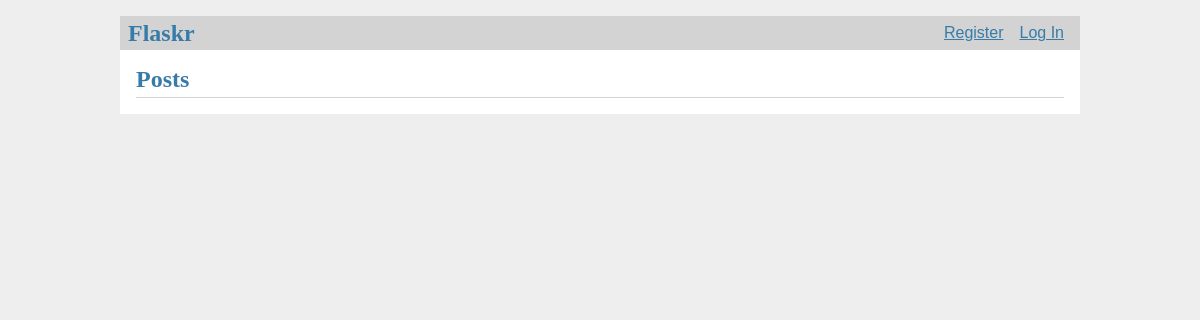
/, run on an earlier commit of the app's database.
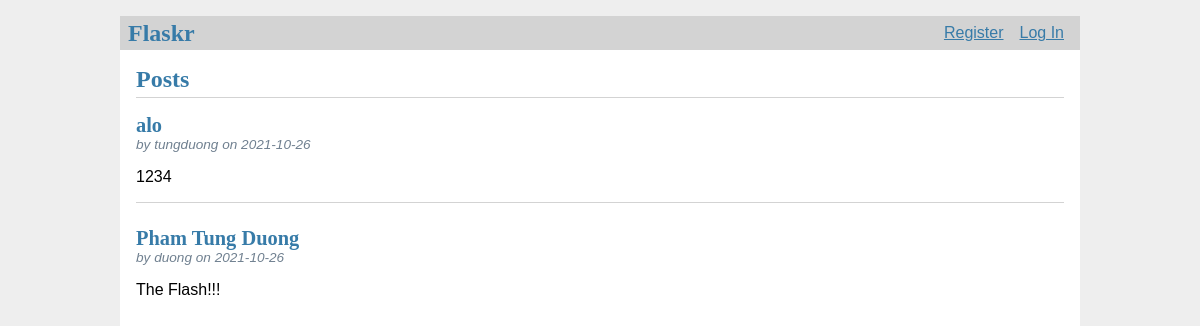
And on a later commit of the database.
### tables this page shows
CREATE TABLE post (
  id INTEGER PRIMARY KEY AUTOINCREMENT,
  author_id INTEGER NOT NULL,
  created TIMESTAMP NOT NULL DEFAULT CURRENT_TIMESTAMP,
  title TEXT NOT NULL,
  body TEXT NOT NULL,
  FOREIGN KEY (author_id) REFERENCES user (id)
);

CREATE TABLE user (
  id INTEGER PRIMARY KEY AUTOINCREMENT,
  username TEXT UNIQUE NOT NULL,
  password TEXT NOT NULL
);

### flaskr/blog.py (the view)
@bp.route('/')
def index():
    db = get_db()
    posts = db.execute(
        'SELECT p.id, title, body, created, author_id, username'
        ' FROM post p JOIN user u ON p.author_id = u.id'
        ' ORDER BY created DESC'
    ).fetchall()
    return render_template('blog/index.html', posts=posts)

### flaskr/auth.py (called while the page is built)
@bp.before_app_request
def load_logged_in_user():
    user_id = session.get('user_id')
    if user_id is None:
        g.user = None
    else:
        g.user = get_db().execute(
            'SELECT * FROM user WHERE id = ?', (user_id,)
        ).fetchone()

### flaskr/db.py (called while the page is built)
def get_db():
    if 'db' not in g:
        g.db = sqlite3.connect(
            current_app.config['DATABASE'],
            detect_types=sqlite3.PARSE_DECLTYPES
        )
        g.db.row_factory = sqlite3.Row
    return g.db

### flaskr/templates/blog/index.html (shortened to what this page needs)
{% extends 'base.html' %}
{% block header %}
  <h1>{% block title %}Posts{% endblock %}</h1>
{% endblock %}
{% block content %}
  {% for post in posts %}
    <article class="post">
      <header>
        <div>
          <h1>{{ post['title'] }}</h1>
          <div class="about">by {{ post['username'] }} on {{ post['created'].strftime('%Y-%m-%d') }}</div>
        </div>
      </header>
      <p class="body">{{ post['body'] }}</p>
    </article>
    {% if not loop.last %}
      <hr>
    {% endif %}
  {% endfor %}
{% endblock %}

### flaskr/templates/base.html (shortened to what this page needs)
<!doctype html>
<link rel="stylesheet" href="{{ url_for('static', filename='style.css') }}">
<nav>
  <h1>Flaskr</h1>
  <ul>
    {% if g.user %}
      <li><span>{{ g.user['username'] }}</span>
      <li><a href="{{ url_for('auth.logout') }}">Log Out</a>
    {% else %}
      <li><a href="{{ url_for('auth.register') }}">Register</a>
      <li><a href="{{ url_for('auth.login') }}">Log In</a>
    {% endif %}
  </ul>
</nav>
<section class="content">
  <header>
    {% block header %}{% endblock %}
  </header>
  {% block content %}{% endblock %}
</section>

### flaskr/static/style.css (style rules this page uses)
h1 { font-family: serif; color: #377ba8; margin: 1rem 0; }
a { color: #377ba8; }
hr { border: none; border-top: 1px solid lightgray; }
nav { background: lightgray; display: flex; align-items: center; padding: 0 0.5rem; }
nav h1 { flex: auto; margin: 0; }
nav ul { display: flex; list-style: none; margin: 0; padding: 0; }
nav ul li a, nav ul li span, header .action { display: block; padding: 0.5rem; }
.content { padding: 0 1rem 1rem; }
.content > header { border-bottom: 1px solid lightgray; display: flex; align-items: flex-end; }
.content > header h1 { flex: auto; margin: 1rem 0 0.25rem 0; }
.post > header { display: flex; align-items: flex-end; font-size: 0.85em; }
.post > header > div:first-of-type { flex: auto; }
.post > header h1 { font-size: 1.5em; margin-bottom: 0; }
.post .about { color: slategray; font-style: italic; }
.post .body { white-space: pre-line; }
.content:last-child { margin-bottom: 0; }

What changed in the data, as far as the page shows it:
added post: title "alo", username "tungduong", created "2021-10-26", body "1234"
added post: title "Pham Tung Duong", username "duong", created "2021-10-26", body "The Flash!!!"
